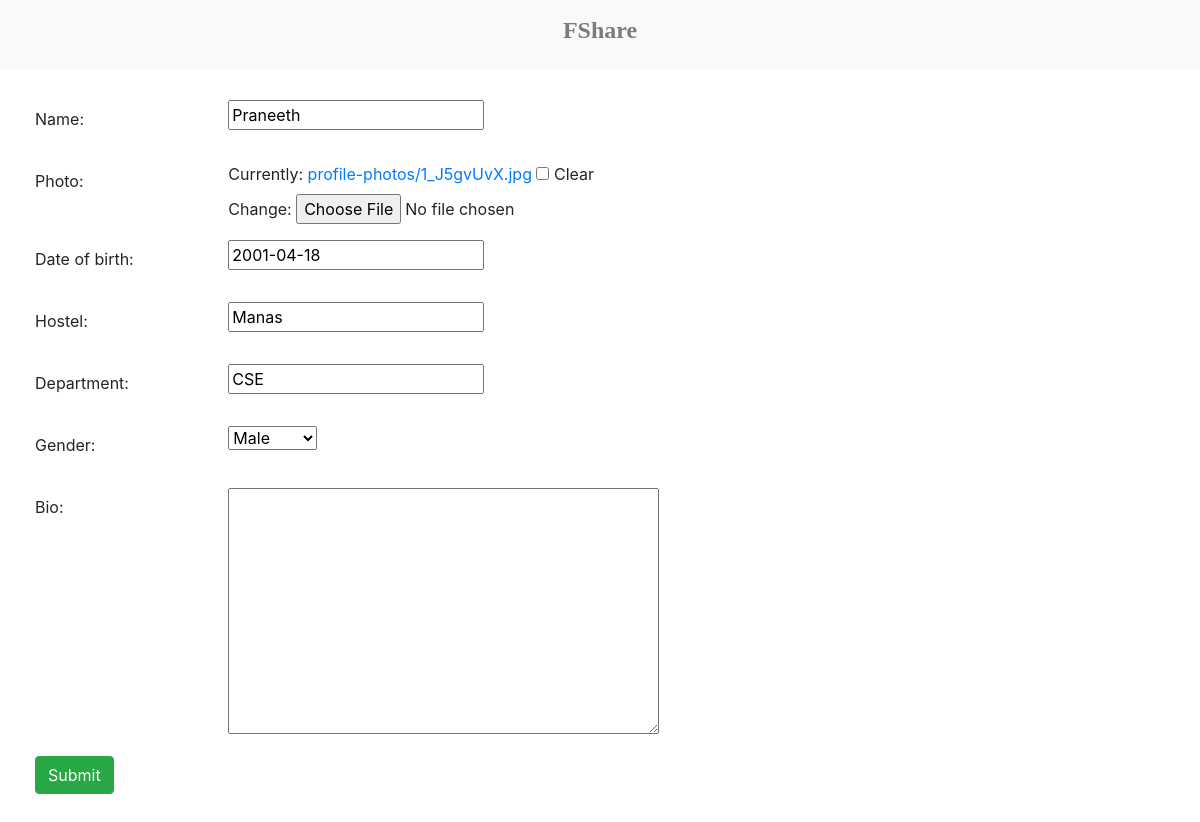
The app's page /account/profile/4/edit (signed in) with its own data.
### account/models.py (models this page shows, shortened)
class User_profile(models.Model):
    user  = models.ForeignKey(User,on_delete=models.CASCADE,default=1)
    name = models.CharField(max_length=100)
    photo = models.FileField(upload_to='profile-photos',null=True,blank=True)
    date_of_birth = models.DateField(null=True,blank=True)
    hostel = models.CharField(max_length=100)
    department = models.CharField(max_length=100)
    gender = models.ForeignKey(Gender,on_delete=models.CASCADE)
    bio = models.TextField(null=True,blank=True)

class Gender(models.Model):
    gender = models.CharField(max_length=10)
    def __str__(self):
        return self.gender

### account/views.py (the view)
# urls.py: path('profile/<int:pk>/edit', views.ProfileUpdate.as_view(), name='profile-update'),
class ProfileUpdate(LoginRequiredMixin, UpdateView):
    model = User_profile
    fields= ['name','photo','date_of_birth','hostel','department','gender','bio']

### account/templates/account/user_profile_form.html (shortened to what this page needs)
{% extends 'account/base2.html'%}
{% block body %}
<div class="card-body" style="background-color:white">
  <form method="post" enctype="multipart/form-data">
    {% include 'account/form-template.html' %}
    <div class="form-group row">
      <div class="col-sm-10">
        <button type="submit" class="btn btn-success">Submit</button>
      </div>
    </div>
  </form>
</div>
{% endblock %}

### account/templates/account/form-template.html
{% for field in form %}
  <div class="form-group row">
    <label for="field.label_tag" class="col-sm-2 col-form-label"> {{ field.label_tag }} </label>
    <div class="col-sm-10" required>{{ field }}</div>
  </div>
{% endfor %}

### fileshare/static/fileshare/style.css (style rules this page uses)
body { background-image: url(./background.jpg); }

### records on screen
User_profile: form "Praneeth" "2001-04-18" "Manas" "CSE"
Gender: form "Male"

### other values on screen
{{ field.label_tag }} "Name:" "Photo:" "Date of birth:" "Hostel:" "Department:" "Gender:" "Bio:"
